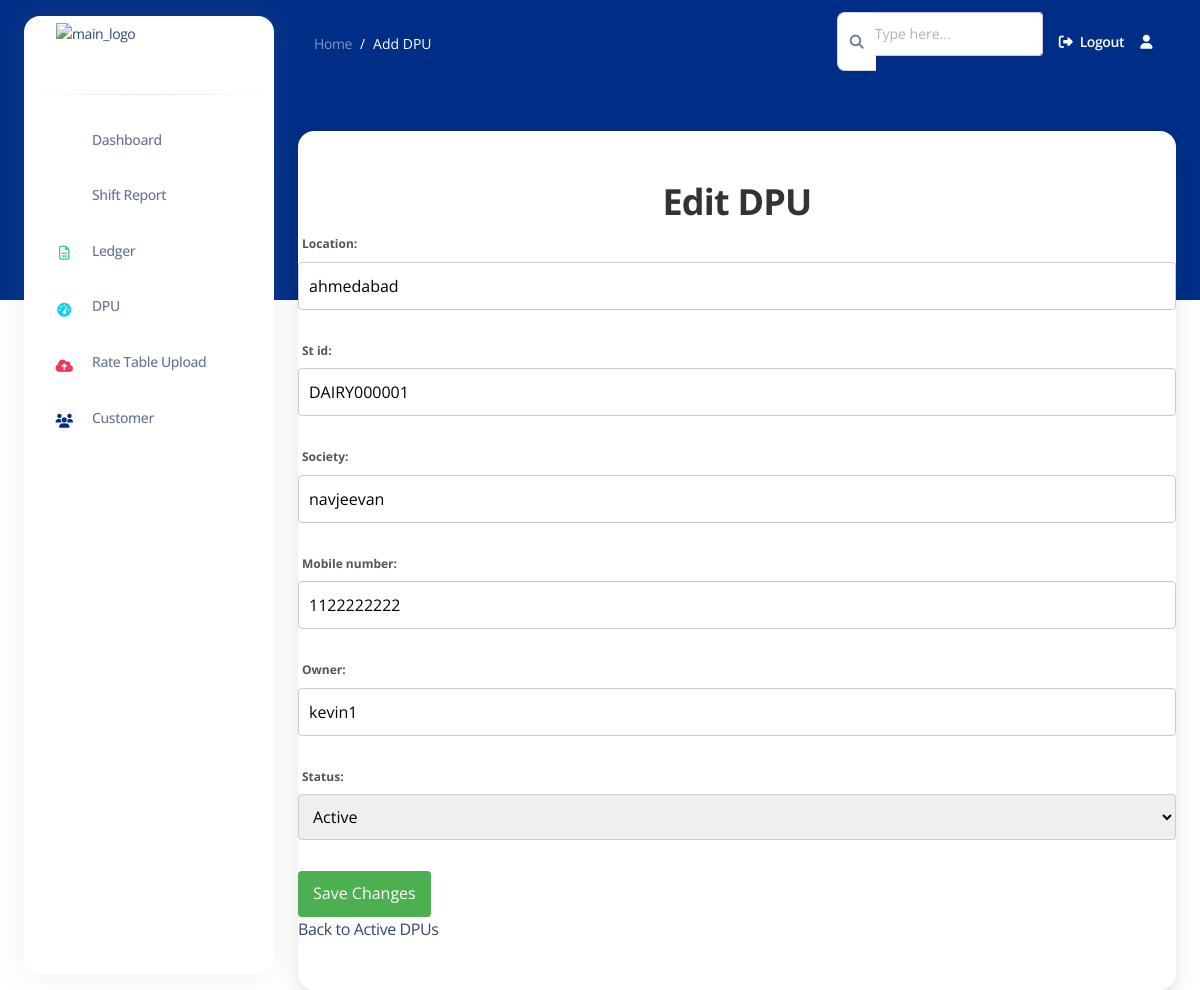
Before: /edit_dpu/DAIRY000001/ with the older database file.
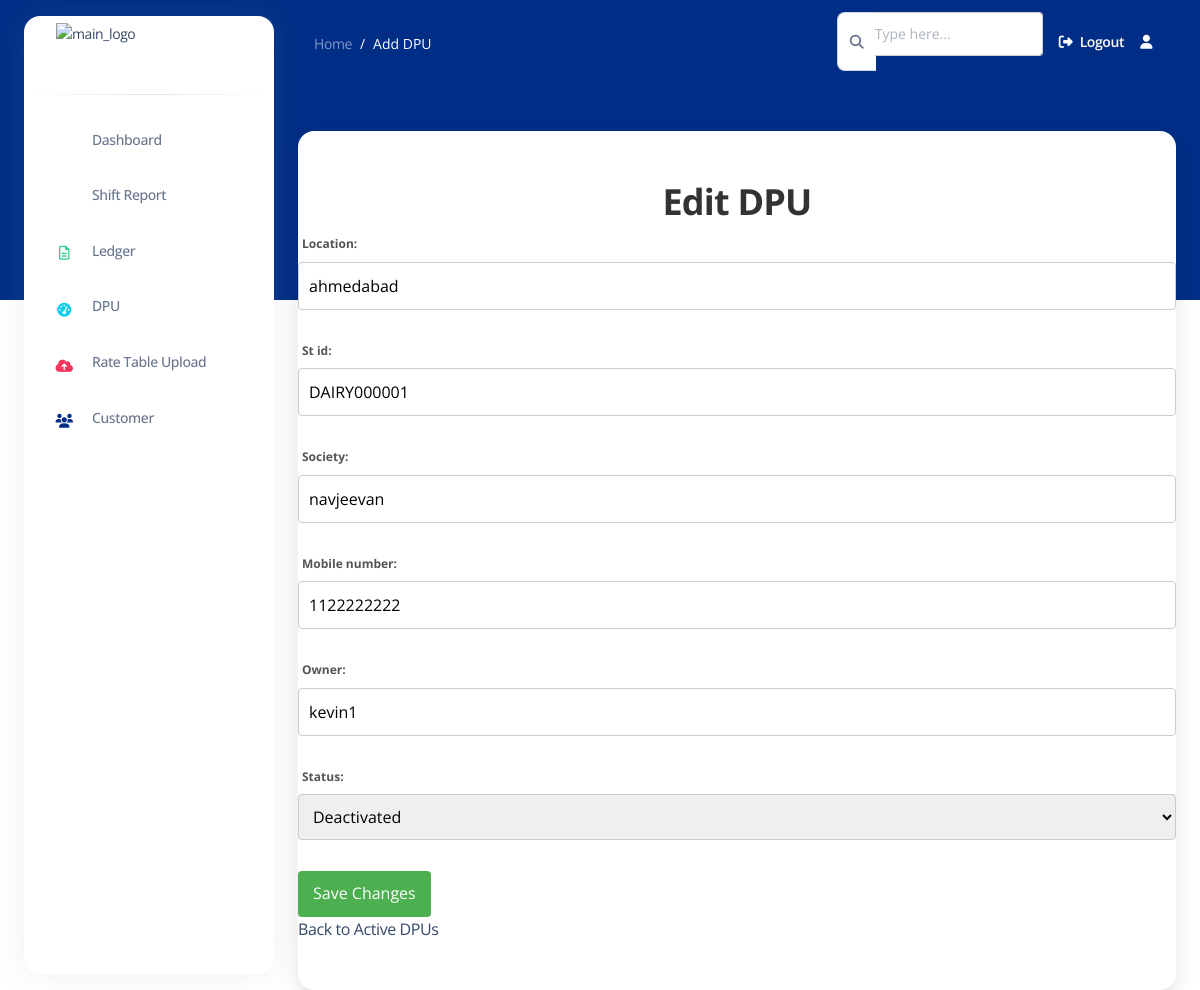
After: the same page with the newer database file.
### apps/common/models.py (models this page shows, shortened)
class DPU(models.Model):
    user = models.ForeignKey(User, on_delete=models.CASCADE)
    location = models.CharField(max_length=255)
    st_id = models.CharField(max_length=50, unique=True, primary_key=True)  # Renamed from dpu_id to st_id
    society = models.CharField(max_length=255)
    mobile_number = models.CharField(max_length=15)
    owner = models.CharField(max_length=255)
    STATUS_CHOICES = [
        ('active', 'Active'),
        ('deactivated', 'Deactivated'),
    ]
    status = models.CharField(max_length=20, choices=STATUS_CHOICES, default='active')
    date = models.DateTimeField(auto_now_add=True)  # Automatically set on creation

### apps/common/views.py (the view)
# urls.py: path('edit_dpu/<str:st_id>/', edit_dpu, name='edit_dpu'),
def edit_dpu(request, st_id):
    dpu = get_object_or_404(DPU, st_id=st_id)
    if request.method == 'POST':
        form = DPUForm(request.POST, instance=dpu)
        if form.is_valid():
            if dpu.status != form.cleaned_data['status']:
                return JsonResponse({'status_changed': True})
            form.save()
            return redirect('active_dpu')  # Redirect to the desired page after editing
    else:
        form = DPUForm(instance=dpu)
    return render(request, 'common/edit_dpu.html', {'form': form, 'dpu': dpu})

### apps/common/forms.py
class DPUForm(forms.ModelForm):
    class Meta:
        model = DPU
        fields = ['location', 'st_id', 'society', 'mobile_number', 'owner', 'status']

### templates/common/edit_dpu.html (shortened to what this page needs)
{% extends 'base2.html' %}
{% block content %}
<nav class="navbar navbar-main navbar-expand-lg px-0 mx-4 shadow-none border-radius-xl " id="navbarBlur"
    data-scroll="false">
    <div class="container-fluid py-1 px-3">
        <nav aria-label="breadcrumb">
            <ol class="breadcrumb bg-transparent mb-0 pb-0 pt-1 px-0 me-sm-6 me-5">
                <li class="breadcrumb-item text-sm"><a class="opacity-5 text-white" href="">Home</a>
                </li>
                <li class="breadcrumb-item text-sm text-white active" aria-current="page">Add DPU</li>
            </ol>
        </nav>
        <div class="collapse navbar-collapse mt-sm-0 mt-2 me-md-0 me-sm-4" id="navbar">
            <div class="ms-md-auto pe-md-3 d-flex align-items-center">
                <div class="input-group">
                    <span class="input-group-text text-body"><i class="fas fa-search" aria-hidden="true"></i></span>
                    <input type="text" class="form-control" placeholder="Type here...">
                </div>
            </div>
            <ul class="navbar-nav  justify-content-end">
                <li class="nav-item d-flex align-items-center">
                    <a href="{% url 'logout' %}" class="nav-link text-white font-weight-bold px-0">
                        <i class="fa fa-sign-out me-sm-1"></i>
                        <span class="d-sm-inline d-none">Logout</span>
                    </a>
                </li>
                <li class="nav-item dropdown pe-2 px-3 d-flex align-items-center">
                    <a href="javascript:;" class="nav-link text-white p-0" id="dropdownMenuButton"
                        data-bs-toggle="dropdown" aria-expanded="false">
                        <i class="fa fa-user cursor-pointer"></i>
                    </a>
                </li>
            </ul>
        </div>
    </div>
</nav>
  <div class="container-fluid mt-5">
    <div class="card o-hidden border-0 shadow-lg mt-5">
        <div class="row ">
            <div class="col-lg-12 my-5">
                <h2>Edit DPU</h2>
                <form method="post" action="" id="editDpuForm" onsubmit="return confirmDeactivation()">
                    {{ form.as_p }}
                    <button type="submit">Save Changes</button>
                  </form>
 <a href="{% url 'active_dpu' %}">Back to Active DPUs</a>
            </div>
        </div>
    </div>
    </div>
{% endblock %}

Changed rows visible on the page:
changed DPU "ahmedabad": status "Active" → "Deactivated"
